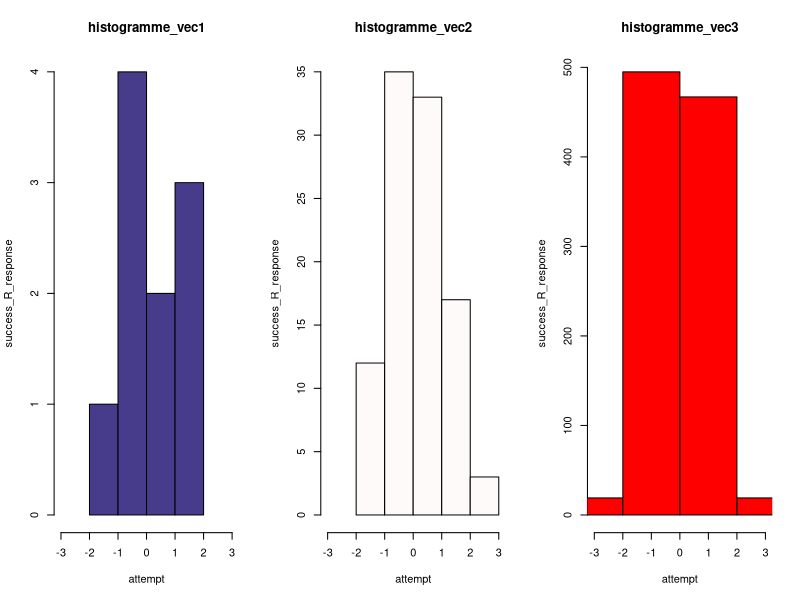

Write the R code that produced this figure.
#DEFI_R

#DEFI_1
#generation vecteur

vec1 = rnorm(10)
print(vec1)

vec2 = rnorm(100)
print(vec2)

vec3 = rnorm(1000)
print(vec3)

#histogrammes sur la même ligne (1 ligne et 3 colonnes)
all_histog = par(mfrow = c(1,3))
histo_vec1 = hist(vec1, xlab = "attempt", ylab = "success_R_response", breaks = 5,  col ="slateblue4", xlim=c(-3, 3), main = "histogramme_vec1" )
histo_vec2 = hist(vec2, xlab = "attempt", ylab = "success_R_response",breaks = 5,  col ="snow",xlim=c(-3, 3), main = "histogramme_vec2" )
histo_vec3 = hist(vec3, xlab = "attempt", ylab = "success_R_response", breaks = 5, col ="red",xlim=c(-3, 3), main = "histogramme_vec3" )

pdf(file="all_histog.pdf")
dev.off()
